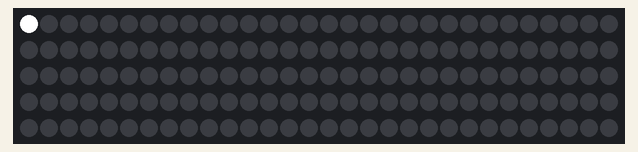
The sketch below on a simulated Arduino Uno, built with avr-gcc and run on an emulated ATmega328P. Shown: 150 RGB LEDs in strip order, left to right, continuing on the next row.

Above: at 0.01 s.
At 2.08 s:
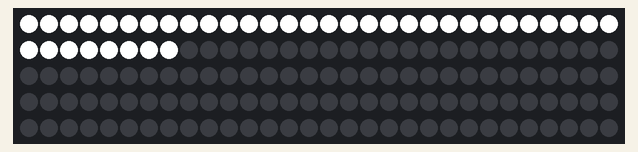
At 4.21 s:
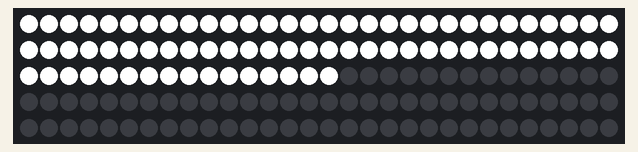
At 6.28 s:
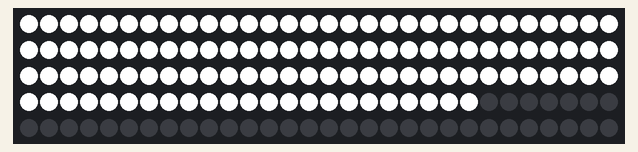
At 8.4 s:
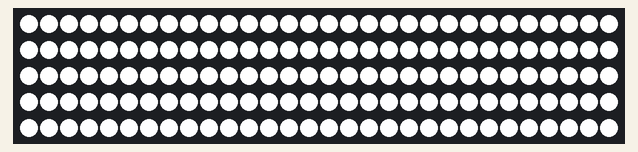

The sketch:

fastled_stripe.ino
```cpp
#include <FastLED.h>

#define NUM_LEDS 150        // количество светодиодов в гирлянде
#define DATA_PIN 6          // пин, к которому подключен сигнальный вход гирлянды
#define CMD_NEW_DATA 1      // 1 - начало нового кадра для матрицы
#define BAUD_RATE 500000    // скорость передачи данных по последовательному порту
#define NEW_FRAME_DELAY 50  // задержка перед отображением нового кадра - может настраиваться
                            // для соответствия работы гирлянды и управляющей программы
CRGB leds[NUM_LEDS];        // массив трехбайтовых цветов для передачи в гирлянду

void setup()
{
  FastLED.addLeds<NEOPIXEL, DATA_PIN>(leds, NUM_LEDS);  // Инициализация библиотеки FastLED
  for(int y = 0 ; y < NUM_LEDS ; y++)                   // Быстрый тест для проверки гирлянды
  {
    leds[y] = CRGB::White;  // устанавливаем белый цвет
    FastLED.show();         // включаем отображение
    delay(50);
  }
  delay(1000);
  Serial.begin(BAUD_RATE); // устанавливаем скорость обмена данными с компьютером
}

int serialGlediator()       // ожидаем получения данных от компьютера
{
  while (!Serial.available()) {}
  return Serial.read();
}

void loop()
{
  while (serialGlediator() != CMD_NEW_DATA) {}  // ждем пока не получим признак нового кадра
  Serial.readBytes((char*)leds, NUM_LEDS*3);    // получаем от компьютера массив цветов для гирлянды
  FastLED.show();                               // включаем отображение гирлянды
  delay(NEW_FRAME_DELAY);                       // выжидаем задержку
}
```
